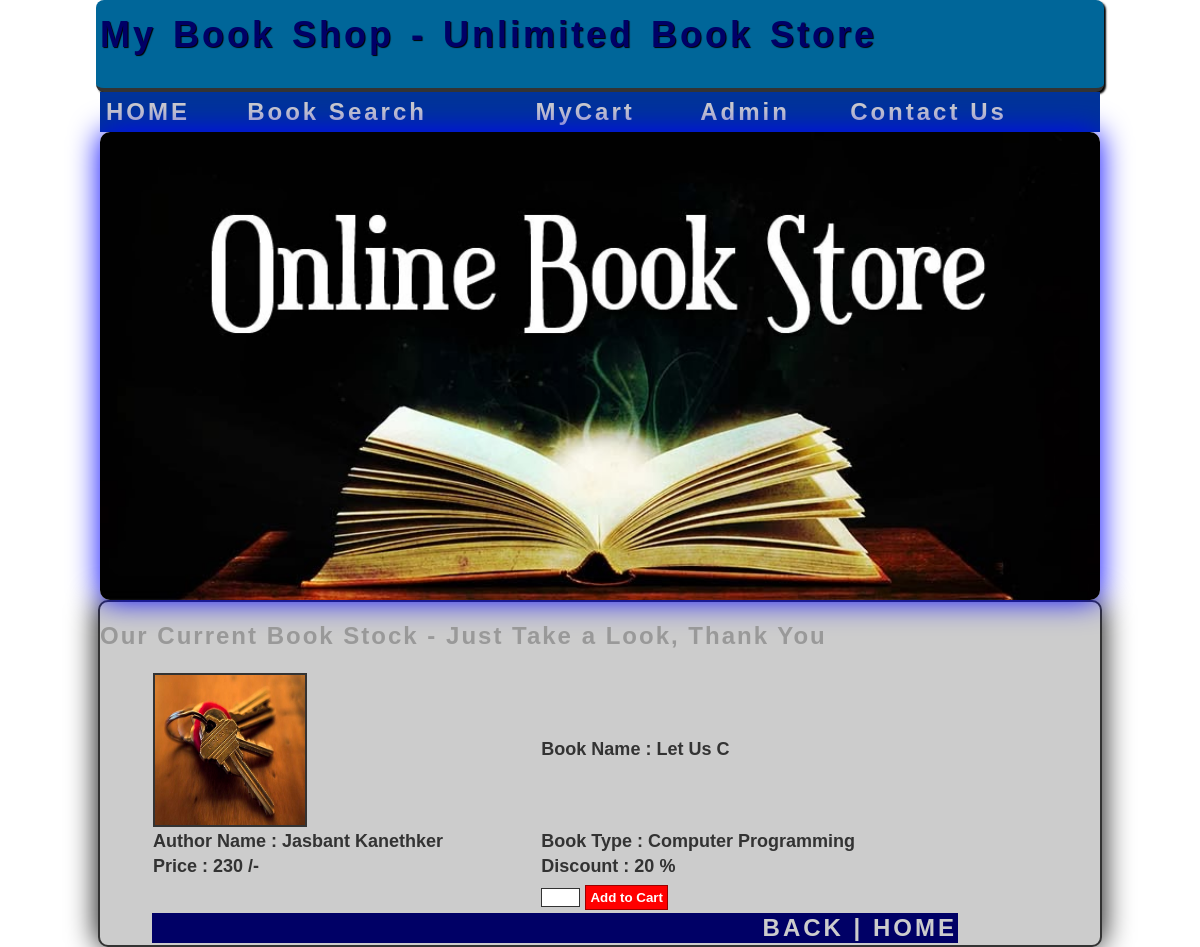
The app's page /view_book.php?bid=2 with its own data.
### tables this page shows
CREATE TABLE `book_master` (
  `book_id` int(11) NOT NULL auto_increment,
  `book_name` varchar(60) NOT NULL,
  `book_type` varchar(60) NOT NULL,
  `book_price` varchar(60) NOT NULL,
  `discount` varchar(60) NOT NULL,
  `book_stock` varchar(60) NOT NULL,
  `book_writer` varchar(60) NOT NULL,
  `book_image` varchar(100) NOT NULL,
  PRIMARY KEY  (`book_id`)
);

### view_book.php (the view, shortened to what this page needs)
 <?php include("config.php") ?>
<!DOCTYPE html PUBLIC "-//W3C//DTD XHTML 1.0 Transitional//EN" "http://www.w3.org/TR/xhtml1/DTD/xhtml1-transitional.dtd">
<html xmlns="http://www.w3.org/1999/xhtml">
<head>
<link href="ari_style1.css" type="text/css" rel="stylesheet" media="all" />
</head>
<body>
	<div id="header">
    	<div style="padding-top:10px;"><label class="lb1">My Book Shop - Unlimited Book Store</label></div>
    </div>
    <div id="menu">
    <?php include("menu.php"); ?>
    </div>
    <div id="nextHeader">
    	<img src="book_images/h2.jpg"  width="1000" class="h"/>
   </div>
   <div id="main">
   	<h2>Our Current Book Stock - Just Take a Look, Thank You</h2>
    <div style="width:900px; margin:0 auto;">
    	<?php
		if(isset($_GET['bid']))
		{
			$s="select * from `book_master` where `book_id`='".$_GET['bid']."'";
			$r=mysqli_query($conn,$s);
			$row=mysqli_fetch_array($r);
		?>
        <form name="frm" action="cart.php" method="post">
        <table class="tabbook">
        <tr>
        	<td><img src="<?php echo $row['book_image']; ?>" width="150" height="150" border="2"></td>
            <td>Book Name : <?php echo $row['book_name']; ?></td>
        </tr>
        <tr>
        	<td>Author Name : <?php echo $row['book_writer']; ?></td>
            <td>Book Type : <?php echo $row['book_type']; ?></td>
        </tr>
        <tr>
        	<td>Price : <?php echo $row['book_price']; ?> /-</td>
            <td>Discount : <?php echo $row['discount']; ?> %</td>
        </tr>
        <tr>
        	<td></td>
            <td></td>
        </tr>
        <tr>
        	<td></td>
            <td><input type="text" name="qty" size="2" style="border:1px solid #333333;">
            <input type="submit" name="ok" value="Add to Cart" class="c">
            </td>
        </tr>
        <tr>
        	<td colspan="2" align="right" bgcolor="#000066"><a href="index.php">BACK | HOME</a></td>
        </tr>
        </table>
        </form>
        <?php
		}
		?>
    </div>
   </div>
   </body>
</html>

### ari_style1.css (style rules this page uses)
body { margin:0; padding:0; background-image:url(png/qq.jpg); background-repeat:repeat; }
#header { width:1000px; height:80px; border-bottom:4px solid #333333; box-shadow:2px 2px 2px BLACK; padding:4px; background-color:#006699; margin:0 auto; border-radius:8px; -webkit-border-radius:8px; -moz-border-radius:8px; }
#nextHeader { width:1000px; margin:0 auto; height:auto; }
#menu { width:1000px; margin:0 auto; background-color:#003399; }
#main { width:1000px; height:auto; background-color:#CCCCCC; border:2px solid #333333; border-radius:10px; box-shadow:0px 0px 30px BLACK; margin:0 auto; }
.tabbook { width:90%; color:#333333; font-family:Geneva, Arial, Helvetica, sans-serif; font-weight:bold; font-size:18px; }
.c { width:auto; padding:4px; background-color:#FF0000; border:1px solid #990000; color:#FFFFFF; font-weight:bold; }
.h { box-shadow:0px 0px 30px BLUE; border-radius:10px; }
.lb1 { color:#000066; font-family:Verdana, Arial, Helvetica, sans-serif; font-size:36px; letter-spacing:3px; word-spacing:4px; font-weight:bold; text-shadow:1px 1px 1px BLACK; }
h2 { font-family:Verdana, Arial, Helvetica, sans-serif; color:#999999; letter-spacing:2px; font-weight:bold; }
a:link,a:visited,a:active { color:#CCCCCC; font-size:24px; letter-spacing:3px; font-weight:bold; text-decoration:none; }

### records on screen
book_master: book_image (picture), book_name "Let Us C", book_writer "Jasbant Kanethker", book_type "Computer Programming", book_price "230", discount "20"
